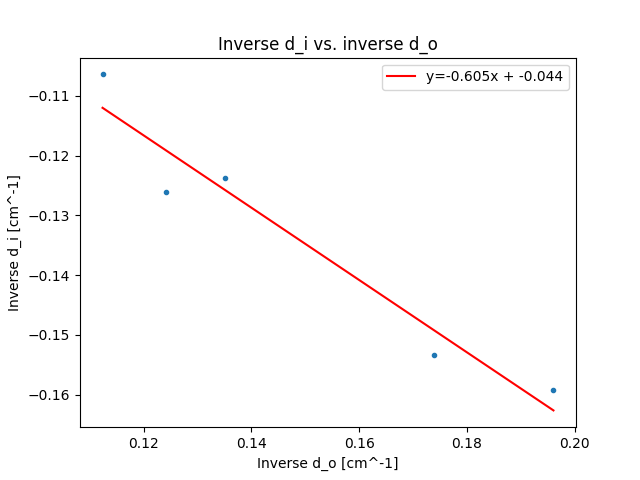

Reproduce this figure in Python.
import matplotlib.pyplot as plt
import numpy as np
import math

# data 
d_o_dist = np.array([5.10, 5.75, 7.40, 8.05, 8.90]) # lens D object dist (cm)
a_d_dist = np.array([26.15, 26.55, (32.25+27.10)/2, (32.20+27.40)/2, (30.10+26.50)/2]) # dist between lens D and A (cm)
a_i_dist = np.array([40.45, 39.50, (31.80+37.00)/2, (32.45+36.40)/2, (32.65+36.25)/2]) # lens A image dist (cm)
a_f = 18 # focal length of lens A (cm)

# analysis
a_o_dist = (a_f * a_i_dist / (a_i_dist - a_f)) # lens A object dist (cm)
d_i_dist = -1 * np.abs(a_d_dist - a_o_dist) # lens D image dist (cm)

# plot calcs
inv_d_o = 1 / d_o_dist
inv_d_i = 1 / d_i_dist

coef = np.polyfit(inv_d_o, inv_d_i, 1)
lin_func = np.poly1d(coef)
yfit = lin_func(inv_d_o)

# plot
fig = plt.figure()
plt.xlabel("Inverse d_o [cm^-1]")
plt.ylabel("Inverse d_i [cm^-1]")
plt.title("Inverse d_i vs. inverse d_o")

plt.errorbar(inv_d_o, inv_d_i, fmt=".")
plt.plot(inv_d_o, yfit, label=f"y={coef[0]:.3f}x + {coef[1]:.3f}", color="red") 


# agreement test
exp_f = 1 / coef[1]
acc_f = -15
error = 0.05

print("Agreement test: |exp - acc| <= 2 * sqrt(err^2 + err^2)")
print(f"Agreement test: |{exp_f:.3f} - {acc_f}| < = 2 * sqrt({error}^2 + {error}^2)")
print(f"Values agree? {abs(exp_f - acc_f):.3f} / {2*math.sqrt(2 * (error ** 2)):.3f} ; Values agree? {(abs(exp_f - acc_f) / (2* math.sqrt(2 * (error ** 2))) < 1)}")

# residuals
fig = plt.figure()
plt.xlabel("Inverse d_o [cm^-1]")
plt.ylabel("Residuals for inverse d_i [cm^-1]")
plt.title("Residuals")

plt.scatter(inv_d_o, yfit - inv_d_i)

plt.legend()
plt.show()
